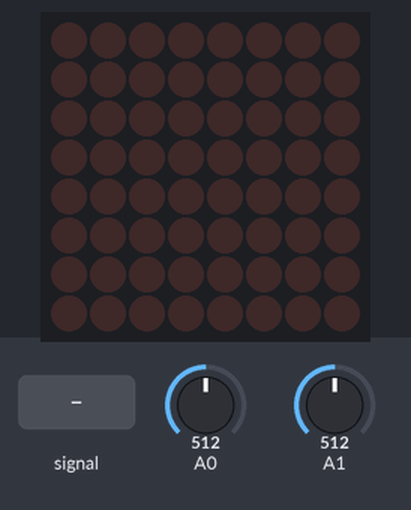
The sketch below on a simulated Arduino Uno, built with avr-gcc and run on an emulated ATmega328P. Shown: 8×8 LED matrix. The inputs (shaded band) are chosen by the test bench; at power-on: A1 = 512, A0 = 512.

Above: at 1.2 s.
1.3 s: A0 fed a 2 Hz sine of ±306 counts around its level
At 2.25 s:
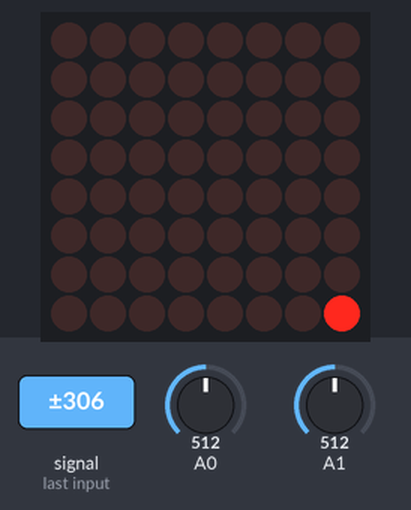
4.3 s: A1 set to 1023
At 6.13 s:
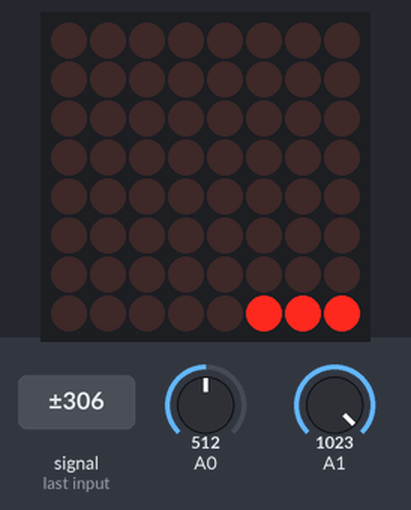
7.0 s: A0 set to 900
At 7.33 s:
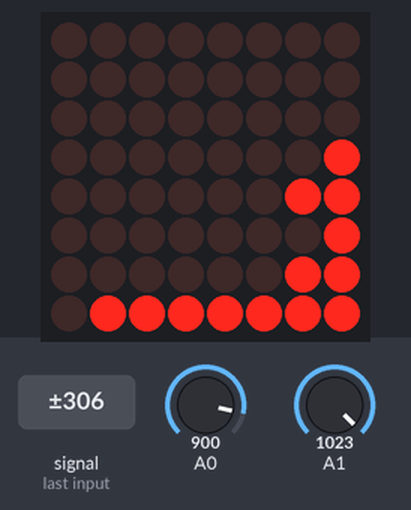
9.1 s: A0 set to 190
At 9.54 s:
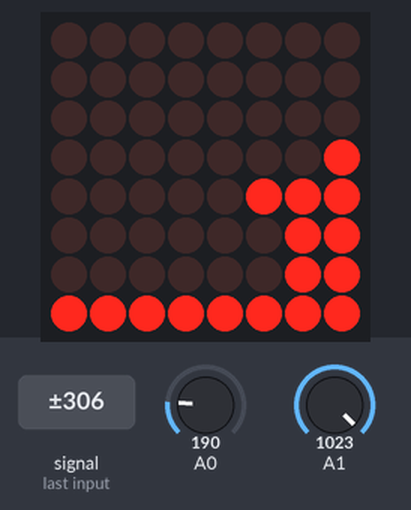
11.1 s: A0 set to 1023
At 11.38 s:
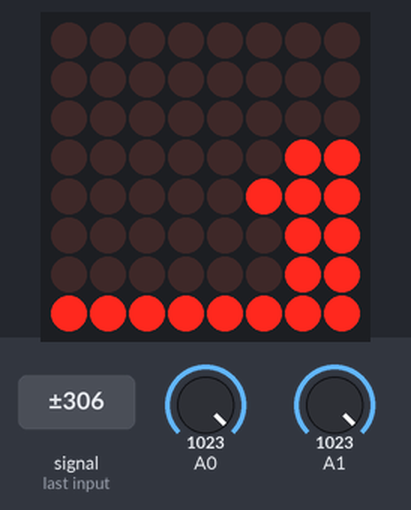
12.9 s: A0 set to 122
At 13.22 s:
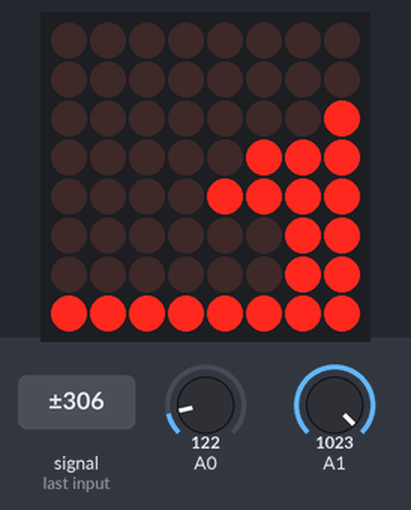
Timing chart, 0 to 15.9 s (numbered marks = the images above; inputs shaded):
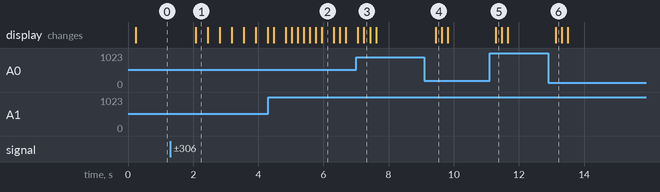

Measured:
- after the input at 1.3 s, the display: changes after 0.78 s (image 1)
- after the input at 4.3 s, the display: first differs from a run without the input after 0.54 s (image 2 shows a later state)
- after the input at 7.0 s, the display: first differs from a run without the input after 0.24 s (image 3)
- after the input at 9.1 s, the display: changes after 0.35 s (image 4)
- after the input at 11.1 s, the display: changes after 0.19 s (image 5)
- after the input at 12.9 s, the display: changes after 0.24 s (image 6)

The sketch:

music_Led_8ch_right.ino
```cpp
/*
 * 8-Channel Spectrum Analyzer for Single 8x8 MAX7219 Display
 * Frequencies: 63Hz, 125Hz, 250Hz, 1KHz, 2KHz, 4KHz, 8KHz, 16KHz
 *
 * Based on original 32-channel version, modified for 8 frequency bands
 * Hardware: Arduino Uno/Nano + MAX7219 8x8 LED Matrix + Audio Input on A0
 */

#include <arduinoFFT.h>
#include <MD_MAX72xx.h>
#include <SPI.h>

#define SAMPLES 128
#define HARDWARE_TYPE MD_MAX72XX::FC16_HW
#define MAX_DEVICES  1          // Changed from 4 to 1 for single 8x8 module
#define CLK_PIN   13
#define DATA_PIN  11
#define CS_PIN    10
#define xres 8                  // Changed from 32 to 8 channels
#define yres 8


// Bit patterns for column display (0-8 LEDs lit)
int MY_ARRAY[] = {0, 1, 3, 7, 15, 31, 63, 127, 255};

double vReal[SAMPLES];
double vImag[SAMPLES];
float data_avgs[xres];
int yvalue;
int displaycolumn, displayvalue;
int peaks[xres];
float overallGain = 0.60;
long dcOffset = 508L;
unsigned long lastAudioTime = 0;
int waitforAudio = 5000;
const uint16_t peakDecayTime = 0;

MD_MAX72XX mx = MD_MAX72XX(HARDWARE_TYPE, CS_PIN, MAX_DEVICES);
arduinoFFT FFT = arduinoFFT();

// Frequency band definitions for 8 channels
// Based on ~38.5kHz sample rate, 64 samples = ~600Hz per bin
// Each band defined by start bin (inclusive) and end bin (exclusive)
const int bandStart[8] = {2, 3, 5, 8, 12, 18, 25, 32};
const int bandEnd[8]   = {3, 5, 8, 12, 18, 25, 32, 64};
// Columns roughly correspond to
// 1 | 300Hz
// 2 | 1025Hz
// 3 | 1800Hz
// 4 | 3000Hz
// 5 | 4000Hz
// 6 | 6000Hz
// 7 | 8000Hz
// 8 | 10000Hz

// | Column | FFT bins | Approx frequency range |
// | ------ | -------- | ---------------------- |
// | 1      | 1        | 308 Hz                 |
// | 2      | 2-3      | 616–924 Hz             |
// | 3      | 4-7      | 1.2–2.2 kHz            |
// | 4      | 8-11     | 2.5–3.4 kHz            |
// | 5      | 12-17    | 3.7–5.2 kHz            |
// | 6      | 18-24    | 5.5–7.4 kHz            |
// | 7      | 25-31    | 7.7–9.5 kHz            |
// | 8      | 32-63    | 9.8–19.4 kHz           |


// Sensitivity multiplier for each band (bass often needs boosting)
const float bandGain[8] =
{
    1.5,
    1.7,
    1.7,
    4.00,
    5.00,
    4.50,
    4.00,
    4.00
};

const uint8_t breatheTable[] =
{
 0,0,0,1,1,2,2,3,4,5,5,4,3,2,2,1,1,0,0,0
};

// const uint8_t breatheTable[] =
// {
//  0,0,0,1,1,2,2,3,4,5,6,7,
//  8,9,10,11,12,13,14,15,
//  15,14,13,12,11,10,9,8,
//  7,6,5,4,3,2,2,1,1,0
// };

const uint8_t breatheSteps =
    sizeof(breatheTable) / sizeof(breatheTable[0]);

uint8_t breatheIndex = 0;
uint8_t idleLevel = 0;

void setup() {
    Serial.begin(115200);
    // Configure ADC for fast sampling (~38.5kHz)
    ADCSRA = 0b11100101;      // Enable ADC, start conversion, auto-trigger, prescaler 32
    ADMUX = 0b01000000;       // ADC0 (A0), AREF, right-adjusted
    for (int i = 0; i < xres; i++)
        peaks[i] = 0;
    mx.begin();
    mx.control(MD_MAX72XX::INTENSITY, 1);
    mx.clear();
    mx.update();
    lastAudioTime = millis();
    // delay(1000);
    delay(50);
}

void loop() {
    // read overall gain

static unsigned long lastPotRead = 0;

if (millis() - lastPotRead > 100) {
    lastPotRead = millis();

    // Stop free-running mode
    ADCSRA = 0;

    // Select A1
    ADMUX = 0b01000001;

    // Enable ADC, prescaler 128
    ADCSRA = (1 << ADEN) |
    (1 << ADPS2) |
    (1 << ADPS1) |
    (1 << ADPS0);

    // Throw away first conversion
    ADCSRA |= (1 << ADSC);
    while (ADCSRA & (1 << ADSC));

    // Real conversion
    ADCSRA |= (1 << ADSC);
    while (ADCSRA & (1 << ADSC));

    int pot = ADC;

    overallGain = 1.5 * pow(pot / 1023.0, 2.0);

    // Restore FFT ADC configuration
    ADMUX  = 0b01000000;   // A0
    ADCSRA = 0b11100101;   // free-running mode

    // for pulsing
    // bool audioPresent = false;

    // for (int i = 0; i < xres; i++) {
    //     if (data_avgs[i] > 5) {
    //         audioPresent = true;
    //         break;
    //     }
    // }

    // if (audioPresent)
    // {
    //     lastAudioTime = millis();
    // }
}

static unsigned long lastPrint = 0;

// static unsigned long lastPrint = 0;
// Sample audio data
for (int i = 0; i < SAMPLES; i++)
{
    while (!(ADCSRA & 0x10));

    ADCSRA = 0b11110101;

    int raw = ADC;

    // slow adaptive DC tracking
    dcOffset += ((long)raw - dcOffset) >> 6;

    int value = raw - dcOffset;

    vReal[i] = value / 8.0;
    vImag[i] = 0;
}


// Perform FFT
// FFT.DCRemoval(vReal, SAMPLES);
FFT.DCRemoval(vReal, SAMPLES);
FFT.Windowing(vReal, SAMPLES, FFT_WIN_TYP_HAMMING, FFT_FORWARD);
FFT.Compute(vReal, vImag, SAMPLES, FFT_FORWARD);
FFT.ComplexToMagnitude(vReal, vImag, SAMPLES);

// Calculate magnitude for each of the 8 frequency bands
for (int band = 0; band < xres; band++) {

    float maxVal = 0;

    // Find strongest FFT bin in this band
    for (int bin = bandStart[band]; bin < bandEnd[band]; bin++) {
        if (vReal[bin] > maxVal)
            maxVal = vReal[bin];
    }

    // Apply band-specific gain
    // data_avgs[band] = maxVal * bandGain[band];
maxVal -= 6;

if (maxVal < 0)
maxVal = 0;

data_avgs[band] = maxVal * bandGain[band] * overallGain;
}

bool audioPresent = false;
// commented out below for trying out pulse test
// for (int i = 0; i < xres; i++) {
//     if (data_avgs[i] > 5) {
//         audioPresent = true;
//         break;
//     }
// }
//  until here commented out

float totalEnergy = 0;

for (int i = 0; i < xres; i++) {
    totalEnergy += data_avgs[i];
}

audioPresent = (totalEnergy > 30);
if (audioPresent)
{
    lastAudioTime = millis();
}

// pulse when no music
if (!audioPresent)
{
//         // for debug pulse not starting
//         Serial.print("Audio=");
// Serial.print(audioPresent);

// Serial.print("  Bands: ");

// for (int i = 0; i < xres; i++) {
//     Serial.print(data_avgs[i], 1);
//     Serial.print(" ");
// }

// Serial.println();
// //  until here debug
    if ((millis() - lastAudioTime) > 5000)
    {
        static unsigned long idleTimer = 0;

        if (millis() - idleTimer > 200)     // breathing speed
        {
            idleTimer = millis();

            breatheIndex++;

            if (breatheIndex >= breatheSteps)
                breatheIndex = 0;
        }

        mx.clear();

        // centre four LEDs always ON
        mx.setPoint(3, 3, true);
        mx.setPoint(3, 4, true);
        mx.setPoint(4, 3, true);
        mx.setPoint(4, 4, true);

        mx.control(MD_MAX72XX::INTENSITY,
                breatheTable[breatheIndex]);
        mx.update();
        return;
    }

    mx.clear();

    // centre four LEDs on an 8x8 display
    mx.setPoint(3, 3, idleLevel > 0);
    mx.setPoint(3, 4, idleLevel > 0);
    mx.setPoint(4, 3, idleLevel > 0);
    mx.setPoint(4, 4, idleLevel > 0);

    mx.control(MD_MAX72XX::INTENSITY, idleLevel);

    return;
}

    // restore LED brightness
mx.control(MD_MAX72XX::INTENSITY, 1);

    // Map values to display and update LED matrix
    for (int i = 0; i < xres; i++) {
        // Constrain and map to 0-8 range for display
        float level = data_avgs[i];

        if (level < 3)
        level = 0;

        if (level > 120)
            level = 120;

        yvalue = map((int)level, 0, 120, 0, yres);

        // Peak decay effect - slowly lower peaks over time
if (peakDecayTime == 0)
{
    peaks[i] = yvalue;
}
else
{
    static unsigned long lastDecay = 0;

    if (millis() - lastDecay >= peakDecayTime)
    {
        lastDecay = millis();

        for (int p = 0; p < xres; p++)
        {
            if (peaks[p] > 0)
                peaks[p]--;
        }
    }

    if (yvalue > peaks[i])
        peaks[i] = yvalue;

    yvalue = peaks[i];
}
        // Convert to display value and update column
        displayvalue = MY_ARRAY[yvalue];
        // displayvalue = 0;
        // for (int b = 0; b < 8; b++)
        // {
        //     if (MY_ARRAY[yvalue] & (1 << b))
        //         displayvalue |= (1 << (7 - b));
        // }
        displaycolumn = 7 - i;      // Changed from 31-i to 7-i for 8 columns
        mx.setRow(displaycolumn, displayvalue);
    }
}
```
